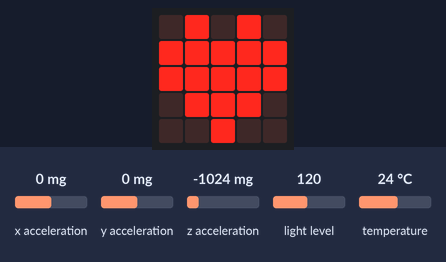
A program run on a simulated BBC micro:bit running MicroPython. On the bench: the board's 5×5 LED display. Inputs (shaded band) come from the test bench; at power-on: x acceleration 0 mg, y acceleration 0 mg, z acceleration -1024 mg, light level 120, temperature 24 °C. What the program prints to the serial console is not drawn.

Above: at 0.1 s.

The program:

microbit_smoke.py
```python
# Programme du scenario de verification "microbit_smoke" : demarrage, capteurs,
# matrice LED multiplexee, display.off()/on(). Cf. verify_72_microbit_smoke.mos.
# NB : microbit.sleep() prend des millisecondes, comme sur la vraie carte.
from microbit import *

print('boot is_on', display.is_on())
print('accel', accelerometer.get_x(), accelerometer.get_y(), accelerometer.get_z())
print('gesture', accelerometer.current_gesture())
print('temp', temperature())
print('light', display.read_light_level())
display.show(Image.HEART)
print('pixel22', display.get_pixel(2, 2))
sleep(1000)
display.off()
print('after off is_on', display.is_on())
sleep(200)
display.on()
sleep(100)
print('done')
```
